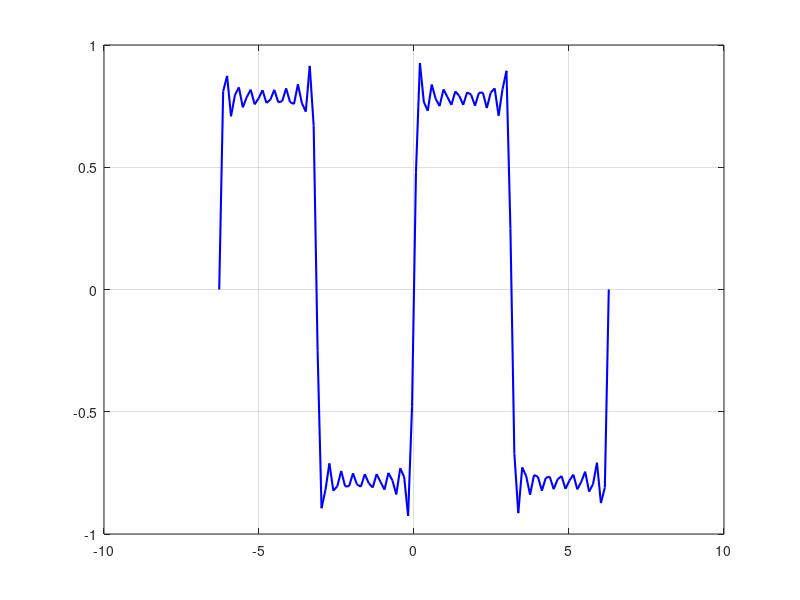

Recreate this plot in MATLAB. (Note: this script raises an error after producing the figure.)

x = linspace(-2*pi, 2*pi, 100);

f = zeros(size(x));


for k = 1:2:15
    f = f + sin(k*x)/k;
end

figure;
plot(x, f, 'b', 'LineWidth', 1.5);
grid on;

ax = gca;
ax.XAxisLocation = 'origin';
ax.YAxisLocation = 'origin';

xticks(-2*pi:pi/2:2*pi);
xticklabels({'-2\pi','-3\pi/2','-\pi','-\pi/2','0','\pi/2','\pi','3\pi/2','2\pi'});
xlim([-2*pi 2*pi]);

title('f(x) = \Sigma sin(kx)/k,  k = 1, 3, ..., 15');
xlabel('x'); ylabel('f(x)');
